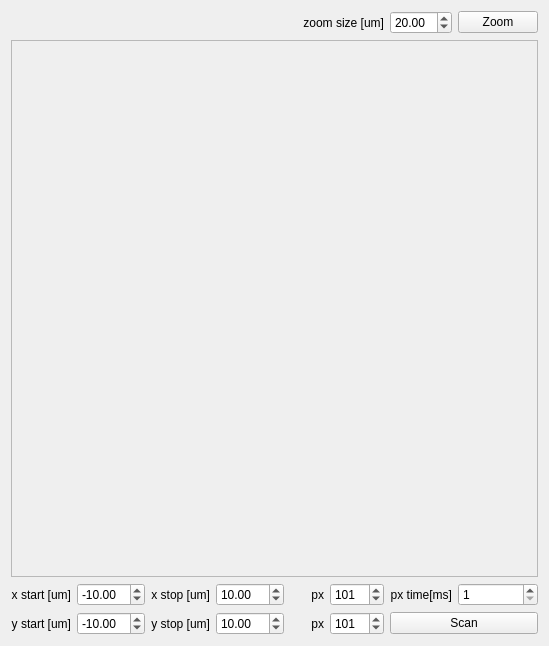
<?xml version="1.0" encoding="UTF-8"?>
<ui version="4.0">
 <class>Panel</class>
 <widget class="QWidget" name="Panel">
  <property name="geometry">
   <rect>
    <x>0</x>
    <y>0</y>
    <width>549</width>
    <height>646</height>
   </rect>
  </property>
  <property name="windowTitle">
   <string>Form</string>
  </property>
  <layout class="QGridLayout" name="gridLayout">
   <item row="3" column="0" colspan="8">
    <widget class="RasterPlot" name="plot">
     <property name="frameShape">
      <enum>QFrame::StyledPanel</enum>
     </property>
     <property name="frameShadow">
      <enum>QFrame::Raised</enum>
     </property>
    </widget>
   </item>
   <item row="4" column="0">
    <widget class="QLabel" name="label">
     <property name="text">
      <string>x start [um]</string>
     </property>
     <property name="alignment">
      <set>Qt::AlignRight|Qt::AlignTrailing|Qt::AlignVCenter</set>
     </property>
     <property name="buddy">
      <cstring>xstart</cstring>
     </property>
    </widget>
   </item>
   <item row="4" column="1">
    <widget class="QDoubleSpinBox" name="xstart">
     <property name="minimum">
      <double>-100.000000000000000</double>
     </property>
     <property name="maximum">
      <double>100.000000000000000</double>
     </property>
     <property name="value">
      <double>-10.000000000000000</double>
     </property>
    </widget>
   </item>
   <item row="4" column="2">
    <widget class="QLabel" name="label_3">
     <property name="text">
      <string>x stop [um]</string>
     </property>
     <property name="alignment">
      <set>Qt::AlignRight|Qt::AlignTrailing|Qt::AlignVCenter</set>
     </property>
     <property name="buddy">
      <cstring>xstop</cstring>
     </property>
    </widget>
   </item>
   <item row="4" column="3">
    <widget class="QDoubleSpinBox" name="xstop">
     <property name="minimum">
      <double>-100.000000000000000</double>
     </property>
     <property name="maximum">
      <double>100.000000000000000</double>
     </property>
     <property name="value">
      <double>10.000000000000000</double>
     </property>
    </widget>
   </item>
   <item row="4" column="4">
    <widget class="QLabel" name="label_6">
     <property name="text">
      <string>px</string>
     </property>
     <property name="alignment">
      <set>Qt::AlignRight|Qt::AlignTrailing|Qt::AlignVCenter</set>
     </property>
     <property name="buddy">
      <cstring>xsteps</cstring>
     </property>
    </widget>
   </item>
   <item row="4" column="6">
    <widget class="QLabel" name="label_7">
     <property name="text">
      <string>px time[ms]</string>
     </property>
     <property name="alignment">
      <set>Qt::AlignRight|Qt::AlignTrailing|Qt::AlignVCenter</set>
     </property>
     <property name="buddy">
      <cstring>pxtime</cstring>
     </property>
    </widget>
   </item>
   <item row="4" column="7">
    <widget class="QSpinBox" name="pxtime">
     <property name="minimum">
      <number>1</number>
     </property>
    </widget>
   </item>
   <item row="5" column="0">
    <widget class="QLabel" name="label_2">
     <property name="text">
      <string>y start [um]</string>
     </property>
     <property name="alignment">
      <set>Qt::AlignRight|Qt::AlignTrailing|Qt::AlignVCenter</set>
     </property>
     <property name="buddy">
      <cstring>ystart</cstring>
     </property>
    </widget>
   </item>
   <item row="5" column="1">
    <widget class="QDoubleSpinBox" name="ystart">
     <property name="minimum">
      <double>-100.000000000000000</double>
     </property>
     <property name="maximum">
      <double>100.000000000000000</double>
     </property>
     <property name="value">
      <double>-10.000000000000000</double>
     </property>
    </widget>
   </item>
   <item row="5" column="2">
    <widget class="QLabel" name="label_4">
     <property name="text">
      <string>y stop [um]</string>
     </property>
     <property name="alignment">
      <set>Qt::AlignRight|Qt::AlignTrailing|Qt::AlignVCenter</set>
     </property>
     <property name="buddy">
      <cstring>ystop</cstring>
     </property>
    </widget>
   </item>
   <item row="5" column="3">
    <widget class="QDoubleSpinBox" name="ystop">
     <property name="minimum">
      <double>-100.000000000000000</double>
     </property>
     <property name="maximum">
      <double>100.000000000000000</double>
     </property>
     <property name="value">
      <double>10.000000000000000</double>
     </property>
    </widget>
   </item>
   <item row="5" column="4">
    <widget class="QLabel" name="label_5">
     <property name="text">
      <string>px</string>
     </property>
     <property name="alignment">
      <set>Qt::AlignRight|Qt::AlignTrailing|Qt::AlignVCenter</set>
     </property>
     <property name="buddy">
      <cstring>ysteps</cstring>
     </property>
    </widget>
   </item>
   <item row="5" column="6" colspan="2">
    <widget class="QPushButton" name="do_scan">
     <property name="text">
      <string>Scan</string>
     </property>
    </widget>
   </item>
   <item row="2" column="7">
    <widget class="QPushButton" name="do_zoom">
     <property name="text">
      <string>Zoom</string>
     </property>
    </widget>
   </item>
   <item row="2" column="4" colspan="2">
    <widget class="QLabel" name="label_8">
     <property name="text">
      <string>zoom size [um]</string>
     </property>
     <property name="alignment">
      <set>Qt::AlignRight|Qt::AlignTrailing|Qt::AlignVCenter</set>
     </property>
     <property name="buddy">
      <cstring>zoomsize</cstring>
     </property>
    </widget>
   </item>
   <item row="2" column="6">
    <widget class="QDoubleSpinBox" name="zoomsize">
     <property name="minimum">
      <double>1.000000000000000</double>
     </property>
     <property name="value">
      <double>20.000000000000000</double>
     </property>
    </widget>
   </item>
   <item row="4" column="5">
    <widget class="QSpinBox" name="xsteps">
     <property name="minimum">
      <number>11</number>
     </property>
     <property name="maximum">
      <number>1001</number>
     </property>
     <property name="value">
      <number>101</number>
     </property>
    </widget>
   </item>
   <item row="5" column="5">
    <widget class="QSpinBox" name="ysteps">
     <property name="minimum">
      <number>11</number>
     </property>
     <property name="maximum">
      <number>1001</number>
     </property>
     <property name="value">
      <number>101</number>
     </property>
    </widget>
   </item>
  </layout>
 </widget>
 <customwidgets>
  <customwidget>
   <class>RasterPlot</class>
   <extends>QFrame</extends>
   <header>plot/raster_plot.h</header>
   <container>1</container>
  </customwidget>
 </customwidgets>
 <resources/>
 <connections>
  <connection>
   <sender>do_scan</sender>
   <signal>clicked()</signal>
   <receiver>Panel</receiver>
   <slot>start_scan()</slot>
   <hints>
    <hint type="sourcelabel">
     <x>510</x>
     <y>626</y>
    </hint>
    <hint type="destinationlabel">
     <x>544</x>
     <y>604</y>
    </hint>
   </hints>
  </connection>
  <connection>
   <sender>do_zoom</sender>
   <signal>clicked()</signal>
   <receiver>Panel</receiver>
   <slot>zoom()</slot>
   <hints>
    <hint type="sourcelabel">
     <x>506</x>
     <y>20</y>
    </hint>
    <hint type="destinationlabel">
     <x>167</x>
     <y>14</y>
    </hint>
   </hints>
  </connection>
 </connections>
 <slots>
  <slot>start_scan()</slot>
  <slot>zoom()</slot>
 </slots>
</ui>
